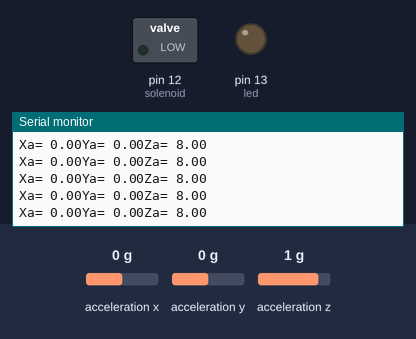
Bench run of a sketch on a simulated Arduino Uno, built with avr-gcc and run on an emulated ATmega328P. Shown: switched loads named in the sketch (green lamp = pin HIGH), output pins drawn as LEDs (lit = HIGH), the last lines printed to the serial monitor. Wiring (inferred from the names in the program): ADXL345 accelerometer at I2C address 0x53. Inputs (shaded band) come from the test bench; at power-on: acceleration z 1 g, acceleration x 0 g, acceleration y 0 g.

Above: at 1.2 s.
1.3 s: acceleration z set to -0.8 g
At 1.9 s:
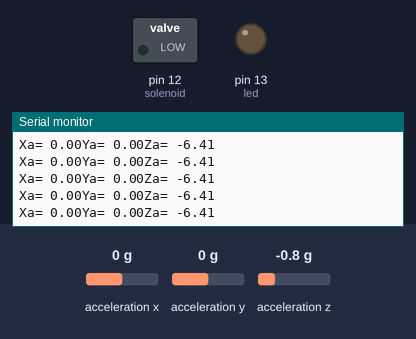
4.3 s: acceleration x set to -1.4 g
At 5.0 s:
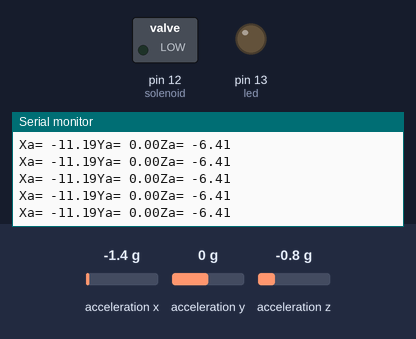
7.3 s: acceleration y set to -1.4 g
At 8.1 s:
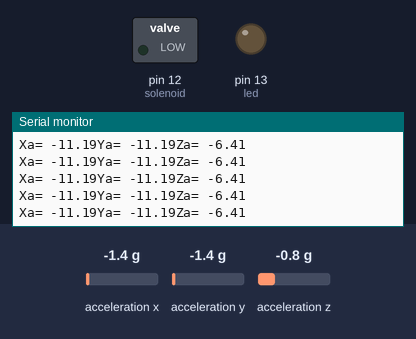

Measured:
- after the input at 1.3 s, the serial monitor: prints a new line after 0.09 s (image 1)
- after the input at 4.3 s, the serial monitor: prints a new line after 0.10 s (image 2)
- after the input at 7.3 s, the serial monitor: prints a new line after 0.08 s (image 3)

The sketch:

punch_activated_flame_adxl345.ino
```cpp
#include <Adafruit_ADXL345_U.h>
#include <Wire.h>  // Wire library - used for I2C communication


int ADXL345 = 0x53; // The ADXL345 sensor I2C address
float X_out, Y_out, Z_out;


int accelData = 20; //in m/s^2
int decelData = -40;
int solenoid = 12;
int led = 13;
int flametime = 250; //in ms

void setup () {
    pinMode(solenoid, OUTPUT);
    pinMode(led, OUTPUT);

    Serial.begin(9600); // Initiate serial communication for printing the results on the Serial monitor
    Wire.begin(); // Initiate the Wire library
    // Set ADXL345 in measuring mode
    Wire.beginTransmission(ADXL345); // Start communicating with the device
    Wire.write(0x2D); // Access/ talk to POWER_CTL Register - 0x2D
    // Enable measurement
    Wire.write(8); // (8dec -> 0000 1000 binary) Bit D3 High for measuring enable
    Wire.endTransmission();
    delay(10);
}

void loop () {
    Wire.beginTransmission(ADXL345);
    Wire.write(0x32); // Start with register 0x32 (ACCEL_XOUT_H)
    Wire.endTransmission(false);
    Wire.requestFrom(ADXL345, 6, true); // Read 6 registers total, each axis value is stored in 2 registers
    X_out = ( Wire.read()| Wire.read() << 8); // X-axis value
    X_out = X_out/32; //For a range of +-2g, we need to divide the raw values by 256, according to the datasheet
    Y_out = ( Wire.read()| Wire.read() << 8); // Y-axis value
    Y_out = Y_out/32;
    Z_out = ( Wire.read()| Wire.read() << 8); // Z-axis value
    Z_out = Z_out/32;
    Serial.print("Xa= ");
    Serial.print(X_out);
    Serial.print("Ya= ");
    Serial.print(Y_out);
    Serial.print("Za= ");
    Serial.println(Z_out);
}
```
